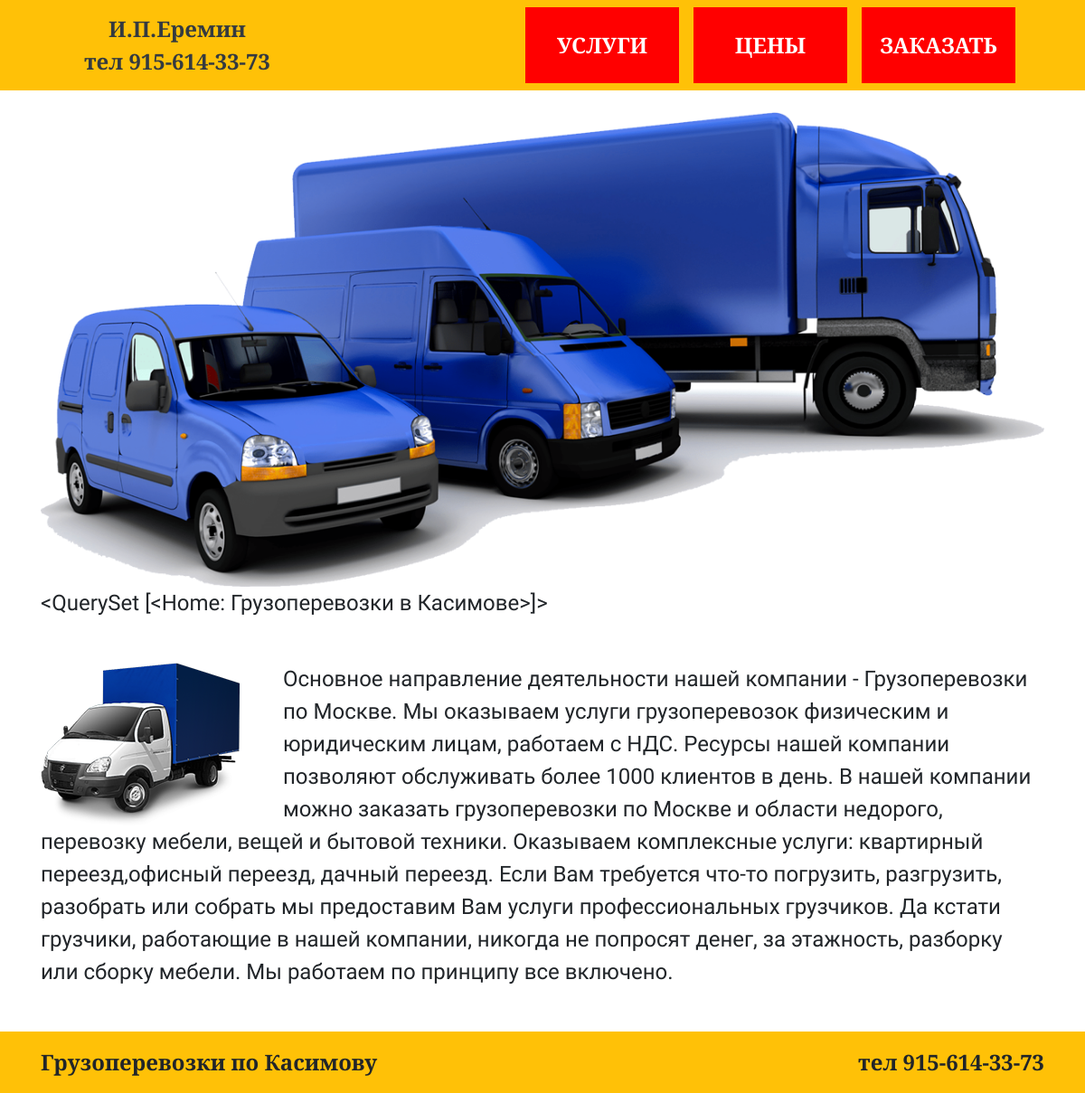
The page / on the database its author committed.
### cargotaxi/models.py (models this page shows)
class Home(models.Model):
    title = models.CharField(max_length=150, verbose_name='Заглавие')
    content = models.TextField(verbose_name='Контент')
    def __str__(self):
        return self.title
    class Meta:
        verbose_name = 'Домашняя'
        verbose_name_plural = 'Домашнии'

### cargotaxi/views.py (the view)
# urls.py: path('', ViewHome.as_view(), name='home'),
class ViewHome(ListView):
    model = Home
    template_name = 'cargotaxi/index.html'
    context_object_name = 'home'

### cargotaxi/templates/cargotaxi/index.html (shortened to what this page needs)
{% extends 'base.html' %}
{% load static %}
{% block content %}
<img src="{% static 'img/avtos.png'  %}" class="img-fluid">
    <article>
    {{ home }}
    {% for item in home %}
        <img src="img/gazel.png" class="img-fluid float-left mr-5">
        {{ item.content }}
    {% endfor %}
    </article>
{% endblock %}

### taxi/static/css/stile.css (style rules this page uses)
body { font-family: "PT Sans"; font-size: 24px; }

### rows shown on the page
Home: title "<QuerySet [<Home: Грузоперевозки в Касимове>]>", content "Основное направление деятельности нашей компании - Грузоперевозки по Москве. Мы оказываем услуги грузоперевозок физическим и юридическим лицам, работаем с НДС. Ресурсы нашей компании позволяют обслуживать более 1000 клиентов в день. В нашей компании можно заказать грузоперевозки по Москве и области недорого, перевозку мебели, вещей и бытовой техники. Оказываем комплексные услуги: квартирный переезд,офисный переезд, дачный переезд. Если Вам требуется что-то погрузить, разгрузить, разобрать или собрать мы предоставим Вам услуги профессиональных грузчиков. Да кстати грузчики, работающие в нашей компании, никогда не попросят денег, за этажность, разборку или сборку мебели. Мы работаем по…"
